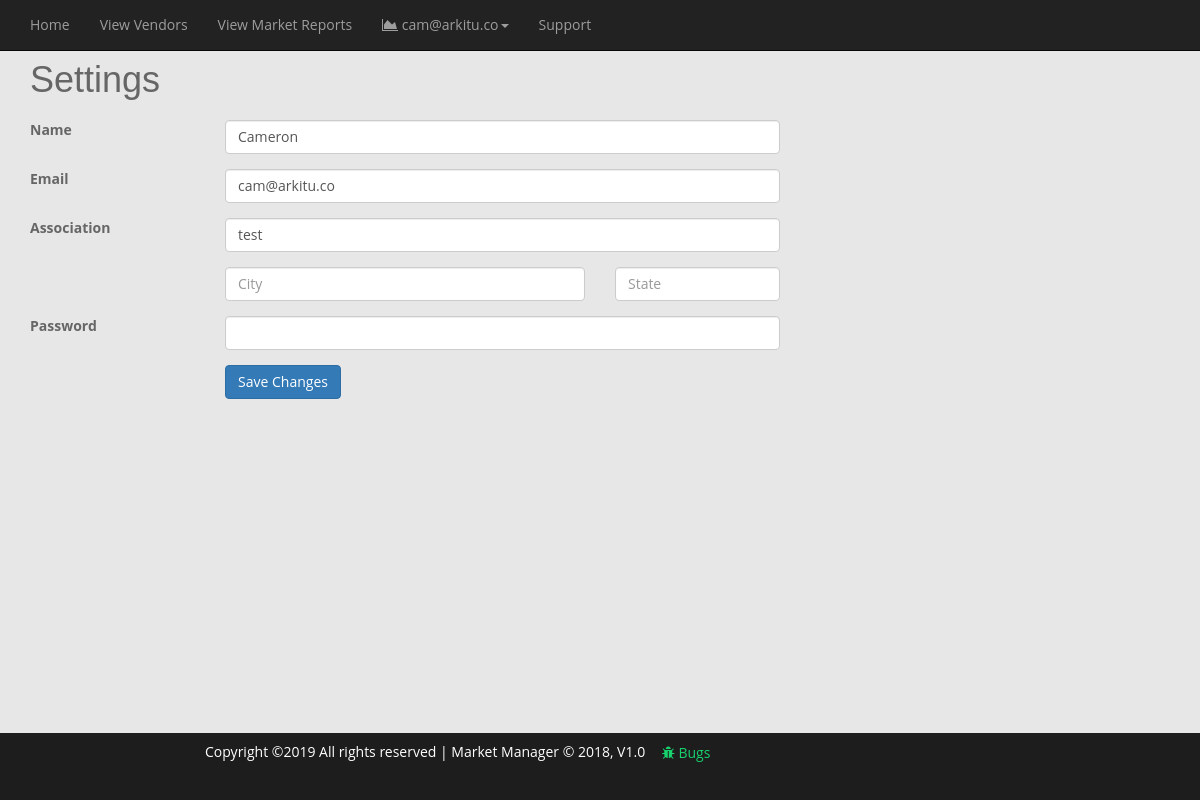
The page /profile.php (signed in) on the database its author committed.
### tables this page shows
CREATE TABLE `users` (
  `id` int(25) NOT NULL AUTO_INCREMENT,
  `password` varchar(255) NOT NULL DEFAULT '',
  `name` varchar(30) NOT NULL DEFAULT '',
  `email` varchar(30) NOT NULL DEFAULT '',
  `association` varchar(255) DEFAULT NULL,
  `city` varchar(255) DEFAULT NULL,
  `state` varchar(255) DEFAULT NULL,
  PRIMARY KEY (`id`)
);

### config/config.php (called while the page is built, shortened)
<?php
$authenticated_user = $_SESSION["authenticated_user"];
?>

### profile.php (the view, shortened to what this page needs)
<?php
require_once './config/config.php';
include_once 'includes/header.php';
$query = "SELECT * FROM users WHERE id = '$authenticated_user'";
$query = $db->query($query);
$user_1 = $query->fetch();
?>
<br>
  <div class="container">
  <div class="row my-2">
      <div class="col-lg-8 order-lg-2">
          <div class="tab-content py-4">
                  <h1 class="mb-3">Settings</h2>
              </div>
              <div class="tab-pane" id="edit">
                  <form action="" method="post" id='edit_profile' novalidate>
                      <div class="form-group row">
                          <label class="col-lg-3 col-form-label form-control-label">Name</label>
                          <div class="col-lg-9">
                              <input class="form-control" type="text" value="<?php echo $user_1['name'] ?>" name="name" >
                          </div>
                      </div>
                      <div class="form-group row">
                          <label class="col-lg-3 col-form-label form-control-label">Email</label>
                          <div class="col-lg-9">
                              <input class="form-control" type="email" value="<?php echo $user_1['email'] ?>" name="email">
                          </div>
                      </div>
                      <div class="form-group row">
                          <label class="col-lg-3 col-form-label form-control-label">Association</label>
                          <div class="col-lg-9">
                              <input class="form-control" type="text" value="<?php echo $user_1['association'] ?>" name="association" >
                          </div>
                      </div>
                      <div class="form-group row">
                          <label class="col-lg-3 col-form-label form-control-label"></label>
                          <div class="col-lg-6">
                              <input class="form-control" type="text" value="<?php echo $user_1['city'] ?>" placeholder="City" name="city">
                          </div>
                          <div class="col-lg-3">
                              <input class="form-control" type="text" value="<?php echo $user_1['state'] ?>" placeholder="State" name="state">
                          </div>
                      </div>
                      <div class="form-group row">
                          <label class="col-lg-3 col-form-label form-control-label">Password</label>
                          <div class="col-lg-9">
                              <input class="form-control" type="password" value="" name="password">
                          </div>
                      </div>
                      <div class="form-group row">
                          <label class="col-lg-3 col-form-label form-control-label"></label>
                          <div class="col-lg-9">
                              <button type="submit" class="btn btn-primary" value="">Save Changes</button>
                          </div>
                      </div>
                  </form>
              </div>
          </div>
      </div>
  </div>
<?php include_once './includes/footer.php'; ?>

### includes/header.php (shortened to what this page needs)
<?php
$quser = $db->prepare("SELECT * FROM users WHERE id = ? ");
$quser->execute(array($authenticated_user));
$user_query = $quser->fetch();
$user_email = $user_query['email'];
 ?>
<!DOCTYPE html>
<html lang="en">
    <head>
        <link rel="stylesheet"  href="css/lightslider.css"/>
        <link href="fonts/font-awesome/css/font-awesome.min.css" rel="stylesheet" type="text/css">
        <link rel="stylesheet" href="https://maxcdn.bootstrapcdn.com/bootstrap/3.3.7/css/bootstrap.min.css">
        <link  rel="stylesheet" href="css/style.css"/>
        <link  rel="stylesheet" href="css/bootstrap-select.min.css"/>
    </head>
    <body >
      <nav class="navbar navbar-inverse navbar-fixed-top">
      <div class="container-fluid">
      <div class="collapse navbar-collapse" id="example-navbar-collapse">
      <ul class="nav navbar-nav navbar-left">
          <ul class="nav navbar-nav">
       <li class=""><a href="markets.php">Home</a></li>
       <li><a href="vendors.php"> View Vendors</a></li>
       <li> <a href="reports.php"> View Market Reports</a></li>
       <li class="dropdown"><a class="dropdown-toggle" data-toggle="dropdown" href="#"><i class="fa fa-area-chart"></i> <?php echo $user_email;?><span class="caret"></span></a>
         <li class="#"><a href="support.php">Support</a></li>
       </li>
      </ul>
      </ul>
      </div>
      </div>
      </nav>
            <br><br>

### css/style.css (style rules this page uses)
body { background: #689AE8; color: #666666; font-family: "Open Sans", sans-serif; }
a { color: #18d26e; transition: 0.5s; }
h1, h2, h3, h4, h5, h6 { font-family: "Montserrat", sans-serif; font-weight: 400; margin: 0 0 20px 0; padding: 0; }
body { background-color: #e7e7e7 !important; }
ul { list-style: none outside none; padding-left: 0; margin: 0; }
.nav>li { display: inline-block !important; white-space: nowrap; }

### rows shown on the page
users: email "cam@arkitu.co", name "Cameron", association "test"
